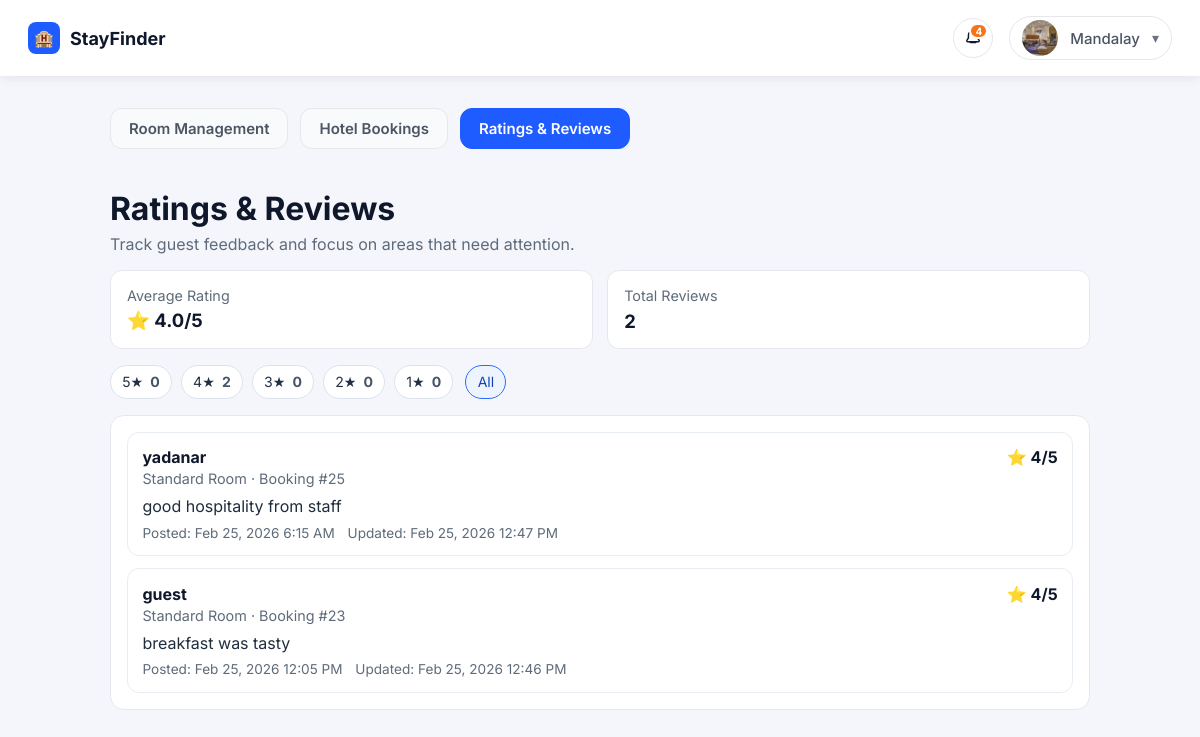
Page /hotel-reviews/?notification=42 (signed in) on the committed database.
### accounts/models.py (models this page shows, shortened)
class Profile(models.Model):
    class AccountType(models.TextChoices):
        GUEST = "guest", "Guest"
        HOTEL = "hotel", "Hotel"
        ADMIN = "admin", "Admin"
    class HotelVerificationStatus(models.TextChoices):
        PENDING = "pending", "Pending Review"
        APPROVED = "approved", "Approved"
        REJECTED = "rejected", "Rejected"
    user = models.OneToOneField(
        settings.AUTH_USER_MODEL, on_delete=models.CASCADE, related_name="profile"
    )
    full_name = models.CharField(max_length=150)
    account_type = models.CharField(
        max_length=20, choices=AccountType.choices, default=AccountType.GUEST
    )
    hotel_verification_status = models.CharField(
        max_length=20,
        choices=HotelVerificationStatus.choices,
        default=HotelVerificationStatus.APPROVED,
    )
    phone_number = models.CharField(max_length=30, blank=True, default="")
    location = models.CharField(max_length=200, blank=True, default="")
    description = models.TextField(blank=True, default="")
    profile_image_url = models.URLField(blank=True, default="")
    profile_image = models.ImageField(
        upload_to="profiles/",
        blank=True,
        null=True,
    )
    hotel_license_image = models.ImageField(
        upload_to="hotel_licenses/",
        blank=True,
        null=True,
    )
    created_at = models.DateTimeField(auto_now_add=True)
    @property
    def is_hotel_approved(self) -> bool:
        if self.account_type != self.AccountType.HOTEL:
            return True
        return self.hotel_verification_status == self.HotelVerificationStatus.APPROVED

### bookings/models.py (models this page shows, shortened)
class BookingReview(models.Model):
	class Rating(models.IntegerChoices):
		ONE = 1, "1"
		TWO = 2, "2"
		THREE = 3, "3"
		FOUR = 4, "4"
		FIVE = 5, "5"
	booking = models.OneToOneField(
		Booking,
		on_delete=models.CASCADE,
		related_name="review",
	)
	rating = models.PositiveSmallIntegerField(choices=Rating.choices)
	comment = models.TextField()
	created_at = models.DateTimeField(auto_now_add=True)
	updated_at = models.DateTimeField(auto_now=True)
	class Meta:
		ordering = ("-created_at",)

class Booking(models.Model):
	PENDING_PAYMENT_EXPIRY_HOURS = 12
	class PaymentOption(models.TextChoices):
		PAY_NOW = "pay_now", "Pay now"
		PAY_LATER = "pay_later", "Pay later"
	class Status(models.TextChoices):
		PENDING = "pending", "Pending"
		CONFIRMED = "confirmed", "Confirmed"
		COMPLETED = "completed", "Completed"
		CANCELED = "canceled", "Canceled"
		EXPIRED = "expired", "Expired"
	guest = models.ForeignKey(Profile, on_delete=models.CASCADE, related_name="bookings")
	room = models.ForeignKey(Room, on_delete=models.PROTECT, related_name="bookings")
	guest_name = models.CharField(max_length=150)
	guest_email = models.EmailField()
	guest_phone = models.CharField(max_length=30, blank=True, default="")
	rooms_count = models.PositiveIntegerField(default=1)
	payment_option = models.CharField(
		max_length=20,
		choices=PaymentOption.choices,
		default=PaymentOption.PAY_LATER,
	)
	status = models.CharField(
		max_length=20,
		choices=Status.choices,
		default=Status.PENDING,
	)
	created_at = models.DateTimeField(auto_now_add=True)
	STATUS_NOTIFICATION_MESSAGES = {
		Status.PENDING: "Booking is pending payment.",
		Status.CONFIRMED: "Booking is confirmed.",
		Status.COMPLETED: "Booking is completed.",
		Status.CANCELED: "Booking is canceled.",
		Status.EXPIRED: "Booking expired due to unpaid balance.",
	}

### rooms/models.py (models this page shows, shortened)
class Room(models.Model):
	hotel = models.ForeignKey(Profile, on_delete=models.CASCADE, related_name="rooms")
	room_type = models.ForeignKey(RoomType, on_delete=models.PROTECT)
	capacity = models.PositiveIntegerField()
	rate_per_night = models.DecimalField(max_digits=8, decimal_places=2)
	available_rooms = models.PositiveIntegerField()
	checkin_date = models.DateField()
	checkout_date = models.DateField()
	created_at = models.DateTimeField(auto_now_add=True)

class RoomType(models.Model):
	name = models.CharField(max_length=100, unique=True)

### accounts/views.py (the view)
# urls.py: path("hotel-reviews/", views.hotel_reviews_view, name="hotel_reviews"),
@login_required
def hotel_reviews_view(request):
    profile, _ = get_or_create_profile(request.user)
    if profile.account_type != Profile.AccountType.HOTEL:
        return redirect("home")
    if not profile.is_hotel_approved:
        return redirect("login")
    notification_id = (request.GET.get("notification") or "").strip()
    if notification_id.isdigit():
        BookingNotification.objects.filter(
            id=int(notification_id),
            recipient=profile,
            is_read=False,
        ).update(is_read=True)
    rating_filter_param = (request.GET.get("rating") or "").strip()
    selected_rating = None
    if rating_filter_param.isdigit():
        rating_value = int(rating_filter_param)
        if 1 <= rating_value <= 5:
            selected_rating = rating_value
    base_reviews_qs = BookingReview.objects.filter(
        booking__room__hotel=profile,
        booking__status__in=[Booking.Status.CONFIRMED, Booking.Status.COMPLETED],
    )
    rating_counts_qs = (
        base_reviews_qs.values("rating")
        .annotate(total=Count("id"))
        .order_by("-rating")
    )
    rating_counts = {row["rating"]: row["total"] for row in rating_counts_qs}
    rating_filters = [
        {
            "value": rating,
            "label": f"{rating}★",
            "count": rating_counts.get(rating, 0),
            "is_active": selected_rating == rating,
        }
        for rating in range(5, 0, -1)
    ]
    filtered_reviews_qs = base_reviews_qs
    if selected_rating is not None:
        filtered_reviews_qs = filtered_reviews_qs.filter(rating=selected_rating)
    reviews = list(
        filtered_reviews_qs.select_related(
            "booking",
            "booking__guest",
            "booking__room",
            "booking__room__room_type",
        )
        .order_by("-updated_at")
    )
    review_stats = base_reviews_qs.aggregate(avg_rating=Avg("rating"), review_count=Count("id"))
    avg_rating = review_stats["avg_rating"]
    return render(
        request,
        "accounts/hotel_reviews.html",
        {
            "profile": profile,
            "reviews": reviews,
            "avg_rating": round(float(avg_rating), 1) if avg_rating is not None else None,
            "review_count": int(review_stats["review_count"] or 0),
            "selected_rating": selected_rating,
            "rating_filters": rating_filters,
        },
    )

### accounts/views.py (called while the page is built)
def get_or_create_profile(user):
    return Profile.objects.get_or_create(
        user=user,
        defaults={
            "full_name": user.get_full_name() or user.username,
            "account_type": Profile.AccountType.GUEST,
        },
    )

### accounts/templates/accounts/hotel_reviews.html (shortened to what this page needs)
{% load static %}
<!DOCTYPE html>
<html lang="en">
  <head>
    <link rel="stylesheet" href="{% static 'accounts/css/hotel-home.css' %}?v=20260224b" />
    <link rel="stylesheet" href="{% static 'accounts/css/hotel_reviews.css' %}?v=20260225a" />
  </head>
  <body>
    <header class="topbar">
      <div class="brand">
        <span class="brand__icon">🏨</span>
        <span class="brand__name">StayFinder</span>
      </div>
      <div class="topbar__actions">
        {% include 'accounts/partials/notifications_menu.html' %}
        <details class="profile-menu">
          <summary class="profile-trigger">
            <span class="profile-trigger__content">
              <span class="profile-trigger__avatar">
                {% if profile.profile_image %}
                  <img src="{{ profile.profile_image.url }}" alt="Profile photo" />
                {% elif profile.profile_image_url %}
                  <img src="{{ profile.profile_image_url }}" alt="Profile photo" />
                {% else %}
                  <span class="profile-trigger__initial">{{ profile.full_name|slice:":1" }}</span>
                {% endif %}
              </span>
              <span class="profile-trigger__text">
                <span class="profile-trigger__name">{{ profile.full_name }}</span>
              </span>
              <span class="profile-trigger__chevron">▾</span>
            </span>
          </summary>
        </details>
      </div>
    </header>
    <main class="page">
      <div class="page__content">
        <nav class="top-links" aria-label="Hotel navigation">
          <a class="top-links__item" href="{% url 'hotel_home' %}">Room Management</a>
          <a class="top-links__item" href="{% url 'hotel_booking_history' %}">Hotel Bookings</a>
          <a class="top-links__item is-active" href="{% url 'hotel_reviews' %}">Ratings &amp; Reviews</a>
        </nav>
        <header class="page-header">
          <h1>Ratings &amp; Reviews</h1>
          <p>Track guest feedback and focus on areas that need attention.</p>
        </header>
        <section class="summary-panel" aria-label="Review summary">
          <div class="summary-stat">
            <span class="summary-stat__label">Average Rating</span>
            <strong class="summary-stat__value">
              {% if avg_rating %}
                ⭐ {{ avg_rating }}/5
              {% else %}
                Not rated
              {% endif %}
            </strong>
          </div>
          <div class="summary-stat">
            <span class="summary-stat__label">Total Reviews</span>
            <strong class="summary-stat__value">{{ review_count }}</strong>
          </div>
        </section>
        <section class="rating-breakdown" aria-label="Rating breakdown">
          {% for item in rating_filters %}
            <a
              class="rating-chip{% if item.is_active %} is-active{% endif %}"
              href="{% url 'hotel_reviews' %}?rating={{ item.value }}"
            >
              <span>{{ item.label }}</span>
              <strong>{{ item.count }}</strong>
            </a>
          {% endfor %}
          <a class="rating-chip rating-chip--all{% if not selected_rating %} is-active{% endif %}" href="{% url 'hotel_reviews' %}">
            <span>All</span>
          </a>
        </section>
        <section class="reviews-panel" aria-live="polite">
          {% if reviews %}
            <div class="reviews-list">
              {% for review in reviews %}
                <article class="review-card">
                  <div class="review-card__top">
                    <div>
                      <h2>{{ review.booking.guest.full_name }}</h2>
                      <p>{{ review.booking.room.room_type.name }} · Booking #{{ review.booking_id }}</p>
                    </div>
                    <span class="review-card__rating">⭐ {{ review.rating }}/5</span>
                  </div>
                  <p class="review-card__comment">{{ review.comment }}</p>
                  <div class="review-card__meta">
                    <span>Posted: {{ review.created_at|date:"M j, Y g:i A" }}</span>
                    {% if review.updated_at != review.created_at %}
                      <span>Updated: {{ review.updated_at|date:"M j, Y g:i A" }}</span>
                    {% endif %}
                  </div>
                </article>
              {% endfor %}
            </div>
          {% endif %}
        </section>
      </div>
    </main>
  </body>
</html>

### accounts/static/accounts/css/hotel-home.css (style rules this page uses)
:root { --bg: #f4f6fb; --panel: #ffffff; --text: #0f172a; --muted: #6b7280; --accent: #1f5cff; --border: #e5e7eb; --shadow: 0 14px 30px rgba(15, 23, 42, 0.1); }
* { box-sizing: border-box; }
body { margin: 0; font-family: "Inter", sans-serif; background: var(--bg); color: var(--text); padding-top: 76px; }
.topbar { display: flex; align-items: center; justify-content: space-between; padding: 16px 28px; background: var(--panel); box-shadow: 0 2px 10px rgba(15, 23, 42, 0.08); position: fixed; top: 0; left: 0; width: 100%; z-index: 30; }
.brand { display: flex; align-items: center; gap: 10px; font-weight: 700; font-size: 18px; }
.brand__icon { display: grid; place-items: center; width: 32px; height: 32px; background: var(--accent); border-radius: 8px; color: white; font-size: 16px; }
.topbar__actions { display: flex; align-items: center; gap: 16px; }
.profile-menu { position: relative; display: inline-block; }
.profile-menu summary { list-style: none; display: block; }
.profile-trigger { display: inline-block; padding: 6px 12px; height: 44px; border-radius: 999px; border: 1px solid #e5e7eb; background: #ffffff; cursor: pointer; transition: background 0.2s ease, transform 0.2s ease; white-space: nowrap; }
.profile-trigger__content { display: flex; align-items: center; gap: 12px; height: 100%; white-space: nowrap; }
.profile-trigger__avatar { width: 36px; height: 36px; flex: 0 0 36px; border-radius: 50%; background: #2563eb; display: grid; place-items: center; color: #ffffff; font-weight: 700; font-size: 16px; overflow: hidden; }
.profile-trigger__avatar img { width: 100%; height: 100%; object-fit: cover; display: block; }
.profile-trigger__text { display: flex; align-items: center; gap: 8px; min-width: 0; white-space: nowrap; }
.profile-trigger__name { font-size: 15px; font-weight: 500; color: #4b5563; white-space: nowrap; line-height: 1; }
.profile-trigger__chevron { font-size: 14px; color: var(--muted); transition: transform 0.2s ease; line-height: 1; display: inline-flex; align-items: center; }
.top-links { display: flex; gap: 12px; margin-bottom: 24px; }
.top-links__item { text-decoration: none; color: #4b5563; background: #f9fafb; border: 1px solid var(--border); border-radius: 12px; padding: 10px 18px; font-weight: 600; font-size: 15px; }
.top-links__item.is-active { color: #fff; background: var(--accent); border-color: var(--accent); }
.page { padding: 40px 24px 80px; max-width: 1200px; margin: 0 auto; }

### accounts/static/accounts/css/hotel_reviews.css (style rules this page uses)
.page { padding: 2rem 1.25rem 2.5rem; }
.page__content { width: min(980px, 100%); margin: 0 auto; display: grid; gap: 1rem; }
.page-header h1 { margin: 0; }
.page-header p { margin: 0.35rem 0 0; color: #5f6b7a; }
.summary-panel { display: grid; grid-template-columns: repeat(auto-fit, minmax(220px, 1fr)); gap: 0.9rem; }
.rating-breakdown { display: flex; flex-wrap: wrap; gap: 0.55rem; }
.rating-chip { display: inline-flex; align-items: center; gap: 0.45rem; padding: 0.45rem 0.7rem; border-radius: 999px; border: 1px solid #dbe3ee; background: #fff; color: #223043; text-decoration: none; font-size: 0.88rem; }
.rating-chip strong { color: #485569; }
.rating-chip.is-active { border-color: #2b6cff; background: #eef4ff; color: #1244b7; }
.rating-chip--all { margin-left: 0.2rem; }
.summary-stat { background: #fff; border: 1px solid #e4e8ee; border-radius: 12px; padding: 1rem; display: grid; gap: 0.35rem; }
.summary-stat__label { color: #5f6b7a; font-size: 0.9rem; }
.summary-stat__value { font-size: 1.15rem; }
.reviews-panel { background: #fff; border: 1px solid #e4e8ee; border-radius: 14px; padding: 1rem; }
.reviews-list { display: grid; gap: 0.75rem; }
.review-card { border: 1px solid #e8edf3; border-radius: 12px; padding: 0.9rem; display: grid; gap: 0.55rem; }
.review-card__top { display: flex; justify-content: space-between; align-items: flex-start; gap: 0.75rem; }
.review-card__top h2 { margin: 0; font-size: 1rem; }
.review-card__top p { margin: 0.2rem 0 0; color: #5f6b7a; font-size: 0.9rem; }
.review-card__rating { font-weight: 700; white-space: nowrap; }
.review-card__comment { margin: 0; color: #1f2d3d; }
.review-card__meta { display: flex; flex-wrap: wrap; gap: 0.8rem; font-size: 0.85rem; color: #5f6b7a; }

### rows in the picture
Profile: profile_image (picture), full_name "Mandalay"
BookingReview: booking.guest.full_name "yadanar", booking.room.room_type.name "Standard Room", booking_id "25", rating "4", comment "good hospitality from staff", created_at "Feb 25, 2026 6:15 AM", updated_at "Feb 25, 2026 12:47 PM"
BookingReview: booking.guest.full_name "guest", booking.room.room_type.name "Standard Room", booking_id "23", rating "4", comment "breakfast was tasty", created_at "Feb 25, 2026 12:05 PM", updated_at "Feb 25, 2026 12:46 PM"

### other values in the picture
{{ booking_notifications_unread_count }} "4"
{{ avg_rating }} "4.0"
{{ review_count }} "2"
{{ item.label }} "5★" "4★" "3★" "2★" "1★"
{{ item.count }} "0" "2" "0" "0" "0"
